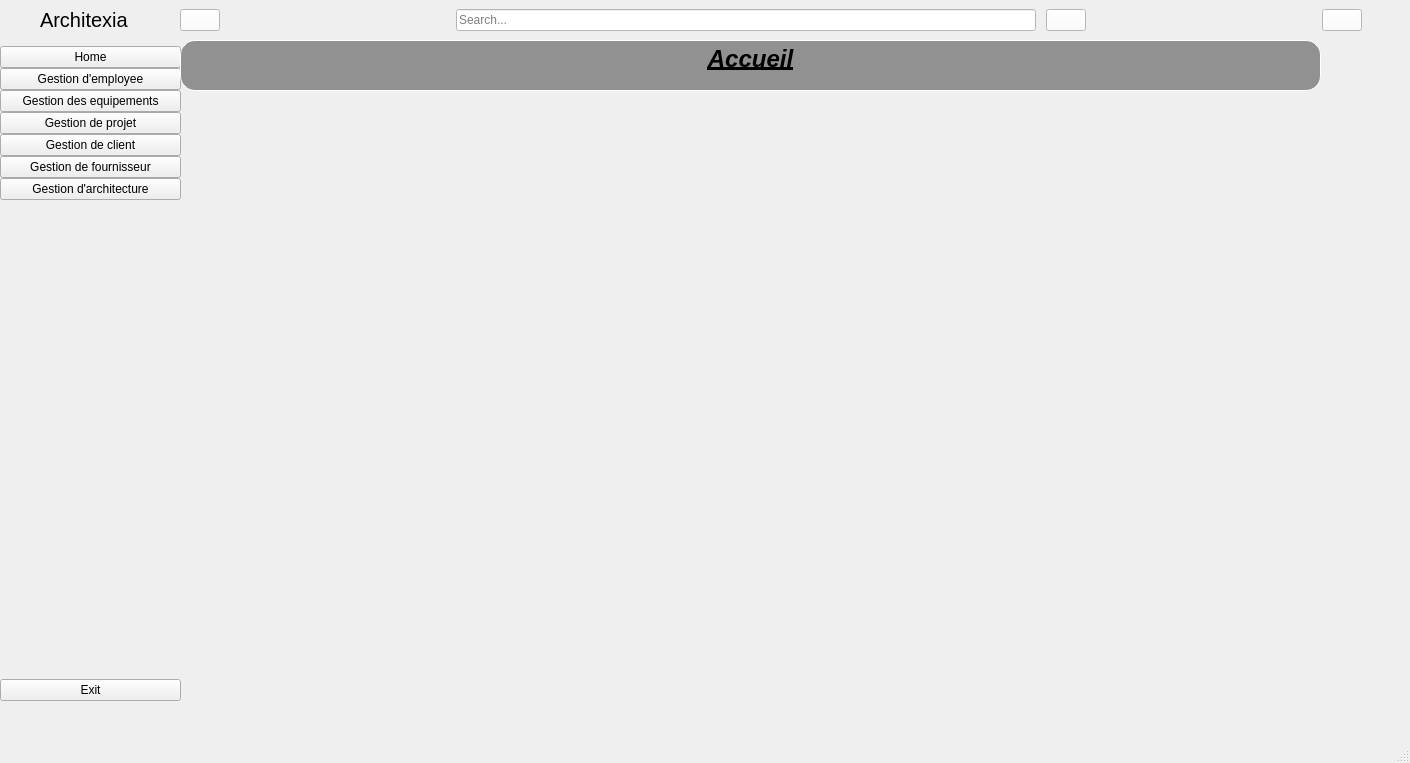
<?xml version="1.0" encoding="UTF-8"?>
<ui version="4.0">
 <class>DashboardWindow</class>
 <widget class="QMainWindow" name="DashboardWindow">
  <property name="geometry">
   <rect>
    <x>0</x>
    <y>0</y>
    <width>1410</width>
    <height>763</height>
   </rect>
  </property>
  <property name="windowTitle">
   <string>MainWindow</string>
  </property>
  <widget class="QWidget" name="centralwidget">
   <widget class="QStackedWidget" name="stackedWidget">
    <property name="geometry">
     <rect>
      <x>0</x>
      <y>0</y>
      <width>1391</width>
      <height>711</height>
     </rect>
    </property>
    <property name="currentIndex">
     <number>0</number>
    </property>
    <widget class="QWidget" name="page">
     <widget class="QWidget" name="full_menu_widget" native="true">
      <property name="geometry">
       <rect>
        <x>0</x>
        <y>0</y>
        <width>181</width>
        <height>701</height>
       </rect>
      </property>
      <property name="styleSheet">
       <string notr="true"/>
      </property>
      <layout class="QVBoxLayout" name="verticalLayout_4">
       <item>
        <layout class="QHBoxLayout" name="horizontalLayout_2">
         <property name="spacing">
          <number>0</number>
         </property>
         <item>
          <widget class="QLabel" name="logo_label_2">
           <property name="minimumSize">
            <size>
             <width>40</width>
             <height>40</height>
            </size>
           </property>
           <property name="maximumSize">
            <size>
             <width>40</width>
             <height>40</height>
            </size>
           </property>
           <property name="text">
            <string/>
           </property>
           <property name="pixmap">
            <pixmap>:/icon/icon/Logo.png</pixmap>
           </property>
           <property name="scaledContents">
            <bool>true</bool>
           </property>
          </widget>
         </item>
         <item>
          <widget class="QLabel" name="logo_label_3">
           <property name="font">
            <font>
             <pointsize>15</pointsize>
            </font>
           </property>
           <property name="text">
            <string>Architexia</string>
           </property>
          </widget>
         </item>
        </layout>
       </item>
       <item>
        <layout class="QVBoxLayout" name="verticalLayout_2">
         <property name="spacing">
          <number>0</number>
         </property>
         <item>
          <widget class="QPushButton" name="home_btn_2">
           <property name="text">
            <string>Home</string>
           </property>
           <property name="icon">
            <iconset>
             <normaloff>../GProjett/icon/home-4-32.ico</normaloff>../GProjett/icon/home-4-32.ico</iconset>
           </property>
           <property name="iconSize">
            <size>
             <width>14</width>
             <height>14</height>
            </size>
           </property>
           <property name="checkable">
            <bool>true</bool>
           </property>
           <property name="autoExclusive">
            <bool>true</bool>
           </property>
          </widget>
         </item>
         <item>
          <widget class="QPushButton" name="btnEmploye">
           <property name="text">
            <string>Gestion d'employee</string>
           </property>
           <property name="icon">
            <iconset>
             <normaloff>../GProjett/icon/group-32.ico</normaloff>../GProjett/icon/group-32.ico</iconset>
           </property>
           <property name="iconSize">
            <size>
             <width>14</width>
             <height>14</height>
            </size>
           </property>
           <property name="checkable">
            <bool>true</bool>
           </property>
           <property name="autoExclusive">
            <bool>true</bool>
           </property>
          </widget>
         </item>
         <item>
          <widget class="QPushButton" name="orders_btn_2">
           <property name="text">
            <string>Gestion des equipements</string>
           </property>
           <property name="icon">
            <iconset>
             <normaloff>../GProjett/icon/group-32.ico</normaloff>../GProjett/icon/group-32.ico</iconset>
           </property>
           <property name="iconSize">
            <size>
             <width>14</width>
             <height>14</height>
            </size>
           </property>
           <property name="checkable">
            <bool>true</bool>
           </property>
           <property name="autoExclusive">
            <bool>true</bool>
           </property>
          </widget>
         </item>
         <item>
          <widget class="QPushButton" name="btnProjet">
           <property name="text">
            <string>Gestion de projet</string>
           </property>
           <property name="icon">
            <iconset>
             <normaloff>../GProjett/icon/group-32.ico</normaloff>../GProjett/icon/group-32.ico</iconset>
           </property>
           <property name="iconSize">
            <size>
             <width>14</width>
             <height>14</height>
            </size>
           </property>
           <property name="checkable">
            <bool>true</bool>
           </property>
           <property name="autoExclusive">
            <bool>true</bool>
           </property>
          </widget>
         </item>
         <item>
          <widget class="QPushButton" name="customers_btn_2">
           <property name="text">
            <string>Gestion de client</string>
           </property>
           <property name="icon">
            <iconset>
             <normaloff>../GProjett/icon/group-32.ico</normaloff>../GProjett/icon/group-32.ico</iconset>
           </property>
           <property name="iconSize">
            <size>
             <width>14</width>
             <height>14</height>
            </size>
           </property>
           <property name="checkable">
            <bool>true</bool>
           </property>
           <property name="autoExclusive">
            <bool>true</bool>
           </property>
          </widget>
         </item>
         <item>
          <widget class="QPushButton" name="customers_btn_3">
           <property name="text">
            <string>Gestion de fournisseur</string>
           </property>
           <property name="icon">
            <iconset>
             <normaloff>../GProjett/icon/group-32.ico</normaloff>../GProjett/icon/group-32.ico</iconset>
           </property>
           <property name="iconSize">
            <size>
             <width>14</width>
             <height>14</height>
            </size>
           </property>
           <property name="checkable">
            <bool>true</bool>
           </property>
           <property name="autoExclusive">
            <bool>true</bool>
           </property>
          </widget>
         </item>
         <item>
          <widget class="QPushButton" name="home_btn_3">
           <property name="text">
            <string>Gestion d'architecture</string>
           </property>
           <property name="icon">
            <iconset>
             <normaloff>../GProjett/icon/group-32.ico</normaloff>../GProjett/icon/group-32.ico</iconset>
           </property>
           <property name="iconSize">
            <size>
             <width>14</width>
             <height>14</height>
            </size>
           </property>
           <property name="checkable">
            <bool>true</bool>
           </property>
           <property name="autoExclusive">
            <bool>true</bool>
           </property>
          </widget>
         </item>
        </layout>
       </item>
       <item>
        <spacer name="verticalSpacer_2">
         <property name="orientation">
          <enum>Qt::Orientation::Vertical</enum>
         </property>
         <property name="sizeHint" stdset="0">
          <size>
           <width>20</width>
           <height>373</height>
          </size>
         </property>
        </spacer>
       </item>
       <item>
        <widget class="QPushButton" name="exit_btn_2">
         <property name="text">
          <string>Exit</string>
         </property>
         <property name="icon">
          <iconset theme="QIcon::ThemeIcon::ApplicationExit"/>
         </property>
         <property name="iconSize">
          <size>
           <width>14</width>
           <height>14</height>
          </size>
         </property>
        </widget>
       </item>
      </layout>
     </widget>
     <widget class="QWidget" name="widget" native="true">
      <property name="geometry">
       <rect>
        <x>180</x>
        <y>0</y>
        <width>1191</width>
        <height>41</height>
       </rect>
      </property>
      <property name="minimumSize">
       <size>
        <width>0</width>
        <height>40</height>
       </size>
      </property>
      <property name="styleSheet">
       <string notr="true"/>
      </property>
      <layout class="QHBoxLayout" name="horizontalLayout_4">
       <property name="spacing">
        <number>0</number>
       </property>
       <property name="leftMargin">
        <number>0</number>
       </property>
       <property name="topMargin">
        <number>0</number>
       </property>
       <property name="rightMargin">
        <number>9</number>
       </property>
       <property name="bottomMargin">
        <number>0</number>
       </property>
       <item>
        <widget class="QPushButton" name="change_btn">
         <property name="styleSheet">
          <string notr="true">background-color: rgb(255, 255, 255);</string>
         </property>
         <property name="text">
          <string/>
         </property>
         <property name="icon">
          <iconset>
           <normaloff>../GProjett/icon/menu-4-32.ico</normaloff>../GProjett/icon/menu-4-32.ico</iconset>
         </property>
         <property name="iconSize">
          <size>
           <width>14</width>
           <height>14</height>
          </size>
         </property>
         <property name="checkable">
          <bool>true</bool>
         </property>
        </widget>
       </item>
       <item>
        <spacer name="horizontalSpacer">
         <property name="orientation">
          <enum>Qt::Orientation::Vertical</enum>
         </property>
         <property name="sizeHint" stdset="0">
          <size>
           <width>236</width>
           <height>20</height>
          </size>
         </property>
        </spacer>
       </item>
       <item>
        <layout class="QHBoxLayout" name="horizontalLayout">
         <property name="spacing">
          <number>10</number>
         </property>
         <item>
          <widget class="QLineEdit" name="searchBar">
           <property name="styleSheet">
            <string notr="true">background-color: rgb(255, 255, 255);</string>
           </property>
           <property name="placeholderText">
            <string>Search...</string>
           </property>
          </widget>
         </item>
         <item>
          <widget class="QPushButton" name="btnRechercher">
           <property name="styleSheet">
            <string notr="true">background-color: rgb(255, 255, 255);</string>
           </property>
           <property name="text">
            <string/>
           </property>
           <property name="icon">
            <iconset>
             <normaloff>../GProjett/icon/search-13-48.ico</normaloff>../GProjett/icon/search-13-48.ico</iconset>
           </property>
          </widget>
         </item>
        </layout>
       </item>
       <item>
        <spacer name="horizontalSpacer_2">
         <property name="orientation">
          <enum>Qt::Orientation::Vertical</enum>
         </property>
         <property name="sizeHint" stdset="0">
          <size>
           <width>236</width>
           <height>20</height>
          </size>
         </property>
        </spacer>
       </item>
       <item>
        <widget class="QPushButton" name="user_btn">
         <property name="styleSheet">
          <string notr="true">background-color: rgb(255, 255, 255);</string>
         </property>
         <property name="text">
          <string/>
         </property>
         <property name="icon">
          <iconset>
           <normaloff>../GProjett/icon/user-48.ico</normaloff>../GProjett/icon/user-48.ico</iconset>
         </property>
        </widget>
       </item>
      </layout>
     </widget>
     <widget class="QTextBrowser" name="textBrowser">
      <property name="geometry">
       <rect>
        <x>180</x>
        <y>40</y>
        <width>1141</width>
        <height>51</height>
       </rect>
      </property>
      <property name="styleSheet">
       <string notr="true">background-color:rgba(0, 0, 0, 100);
border-radius:15px;
 border: 1px solid #ffffff; </string>
      </property>
      <property name="html">
       <string>&lt;!DOCTYPE HTML PUBLIC &quot;-//W3C//DTD HTML 4.0//EN&quot; &quot;http://www.w3.org/TR/REC-html40/strict.dtd&quot;&gt;
&lt;html&gt;&lt;head&gt;&lt;meta name=&quot;qrichtext&quot; content=&quot;1&quot; /&gt;&lt;meta charset=&quot;utf-8&quot; /&gt;&lt;style type=&quot;text/css&quot;&gt;
p, li { white-space: pre-wrap; }
hr { height: 1px; border-width: 0; }
li.unchecked::marker { content: &quot;\2610&quot;; }
li.checked::marker { content: &quot;\2612&quot;; }
&lt;/style&gt;&lt;/head&gt;&lt;body style=&quot; font-family:'Segoe UI'; font-size:9pt; font-weight:400; font-style:normal;&quot;&gt;
&lt;p align=&quot;center&quot; style=&quot; margin-top:0px; margin-bottom:0px; margin-left:0px; margin-right:0px; -qt-block-indent:0; text-indent:0px;&quot;&gt;&lt;span style=&quot; font-size:18pt; font-weight:700; font-style:italic; text-decoration: underline;&quot;&gt;Accueil&lt;/span&gt;&lt;/p&gt;&lt;/body&gt;&lt;/html&gt;</string>
      </property>
     </widget>
    </widget>
    <widget class="QWidget" name="page_3"/>
    <widget class="QWidget" name="page_2"/>
   </widget>
  </widget>
  <widget class="QMenuBar" name="menubar">
   <property name="geometry">
    <rect>
     <x>0</x>
     <y>0</y>
     <width>1410</width>
     <height>22</height>
    </rect>
   </property>
  </widget>
  <widget class="QStatusBar" name="statusbar"/>
 </widget>
 <resources/>
 <connections/>
</ui>
